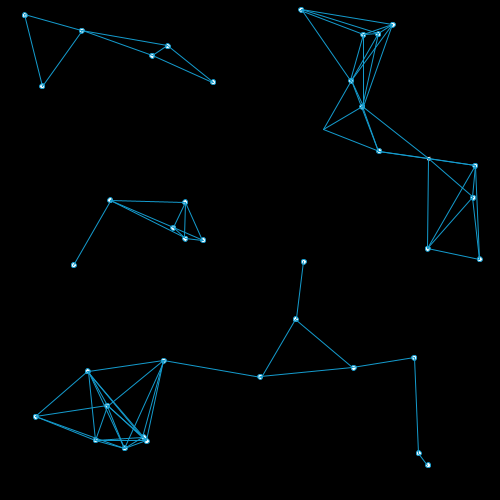
Frame 1 (no input)
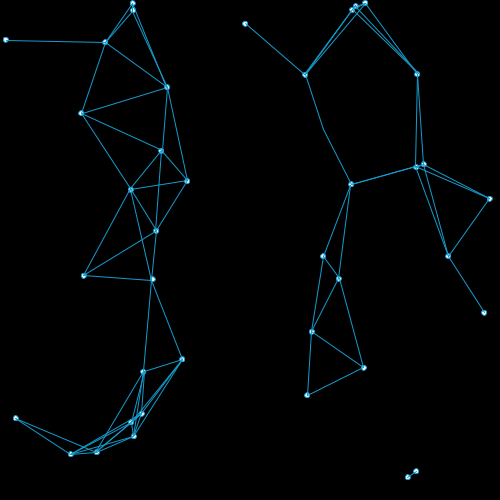
Frame 60 (the mouse pressed at the canvas centre just before this capture)
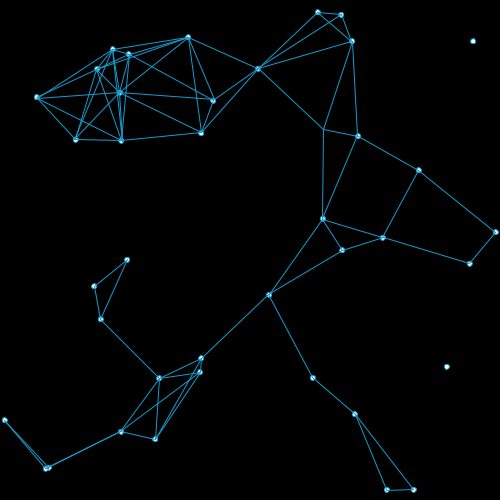
Frame 120 (the mouse held since frame 60 and released just before this capture)

The Processing sketch that drew these frames (run headless with seeded random() and noise(); from frame 60 on, the mouse is pressed at the canvas centre):

// Processing sketch: week03_4_line
// ── week03_4_line.pde
void setup(){
  size(500,500);
  for(int i=0;i<40;i++){
    x[i] = random(500);
    y[i] = random(500);
    dx[i] = random(-1,+1);//亂數跑
    dy[i] = random(-1,+1);//亂數跑
  }
}
float [] x = new float[40];
float [] y = new float[40];
float [] dx = new float[40];
float [] dy = new float[40];
void draw(){
  background(0);
  for(int i=1;i<40;i++){
    ellipse(x[i], y[i], 5, 5);
    for(int k=0;k<i;k++){
      stroke(20, 155, 205);//線上顏色
      if(dist(x[i],y[i], x[k],y[k])<100)
        line(x[i],y[i], x[k],y[k]);
    }
    x[i] += dx[i];
    y[i] += dy[i];
    if(x[i]<0 || x[i]>500) dx[i] = -dx[i];//碰到邊緣即反彈
    if(y[i]<0 || y[i]>500) dy[i] = -dy[i];//碰到邊緣即反彈
  }
}
